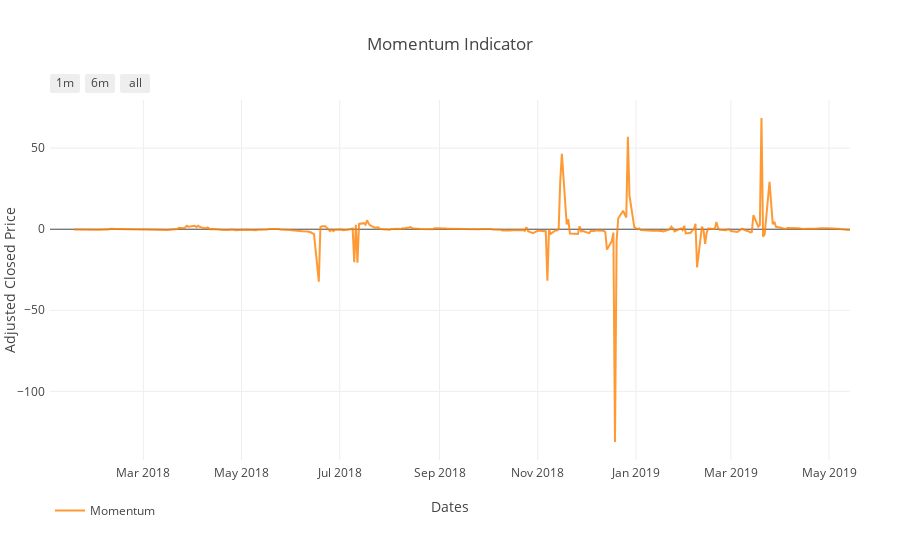

Here is the notebook cell this chart was saved with:
### Markdown cell above
## Momentum

### Code cell
normed_df = portf_value.copy()

# Compute Momentum
mom = get_momentum(portf_value['Adj Close'], window=10)
normed_df['Momentum'] = mom

plot_mom = plot_momentum(normed_df, symbol, output_type='nb')
iplot(plot_mom)

### Figure 1 — Plotly figure (JSON) as saved in the notebook; plotly's stock layout.template omitted (floating-point values rounded to 4 significant figures; data arrays with more than 128 entries replaced by an {"elided": "..."} marker saying what was removed)
{"data": [{"line": {"color": "#FF8000"}, "name": "Momentum", "opacity": 0.8, "type": "scatter", "uid": "53452a0f-d5fe-4bad-9a94-51a686de8170", "x": {"elided": "343 str values"}, "y": {"elided": "343 float values"}}], "layout": {"autosize": true, "legend": {"orientation": "h"}, "margin": {"b": 100, "l": 50, "pad": 4, "r": 50, "t": 100}, "showlegend": true, "title": {"text": "Momentum Indicator"}, "xaxis": {"range": ["2018-01-02", "2019-05-14"], "rangeselector": {"buttons": [{"count": 1, "label": "1m", "step": "month", "stepmode": "backward"}, {"count": 6, "label": "6m", "step": "month", "stepmode": "backward"}, {"step": "all"}]}, "title": {"text": "Dates"}, "type": "date"}, "yaxis": {"autorange": true, "range": [-142.3, 79.69], "title": {"text": "Adjusted Closed Price"}, "type": "linear"}}}
